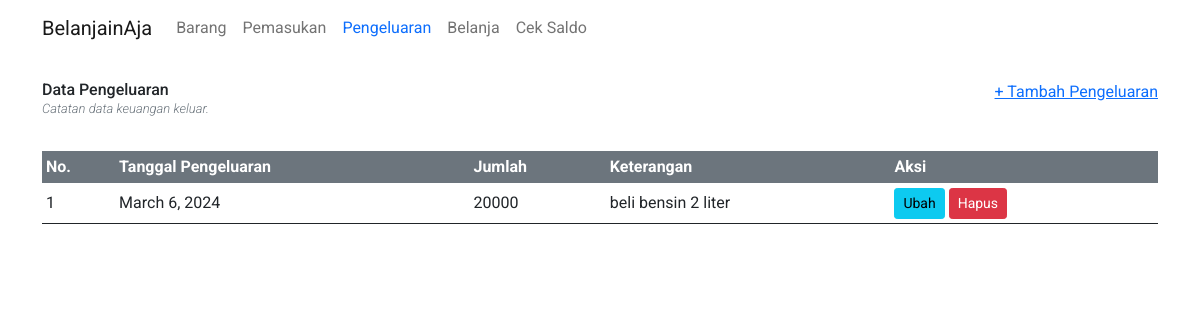
The page /belanjainaja/withdraw/ on the database as committed earlier.
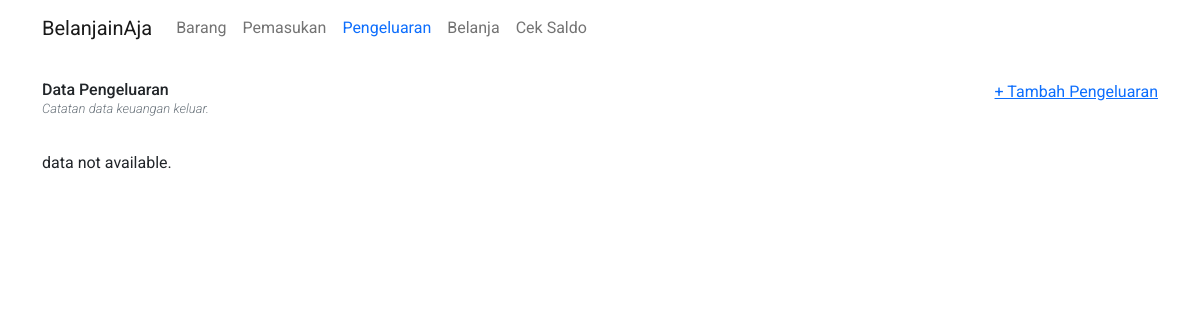
The same page on the database as committed later.
### belanjainaja/models.py (models this page shows)
class Withdraw(models.Model):
    pulled_on = models.DateField()
    amount = models.BigIntegerField()
    description = models.CharField(max_length=500, )

### belanjainaja/views/withdraw/__init__.py (the view)
# urls.py: path("", views.index, name="index"),
def index(request):
    latest_withdraw_list = Withdraw.objects.all()
    context = {
        "latest_withdraw_list": latest_withdraw_list
    }
    return render(request, "belanjainaja/withdraw/index.html", context=context)

### belanjainaja/templates/belanjainaja/withdraw/index.html (shortened to what this page needs)
{% extends "belanjainaja/base.html" %}
{% block content %}
<div class="d-flex justify-content-between mb-3">
  <div>
    <h6 class="mb-0">Data Pengeluaran</h6>
    <p class="text-secondary mt-0 fst-italic fw-light" style="font-size: 13px;">Catatan data keuangan keluar.</p>
  </div>
    <a href="{% url 'belanja:withdraw.create' %}">+ Tambah Pengeluaran</a>
  </div>
{% if not latest_withdraw_list %}
<p>data not available.</p>
{% else %}
<div class="table-responsive">
    <table class="table table-sm align-middle">
      <thead class="bg-secondary text-white">
        <tr>
          <th>No.</th>
          <th>Tanggal Pengeluaran</th>
          <th>Jumlah</th>
          <th>Keterangan</th>
          <th>Aksi</th>
        </tr>
      </thead>
      <tbody class="table-group-divider">
        {% for withdraw in latest_withdraw_list %}
        <tr>
          <td scope="row">{{forloop.counter}}</td>
          <td>{{withdraw.pulled_on}}</td>
          <td>{{withdraw.amount}}</td>
          <td>{{withdraw.description}}</td>
          <td class="d-flex justify-center align-items-center">
            <a href="{% url 'belanja:withdraw.update' withdraw.id %}" class="btn btn-sm btn-info me-1">Ubah</a>
            <form action="{% url 'belanja:withdraw.delete' withdraw.id %}" method="POST" class="mb-0">
              <button type="submit" class="btn btn-sm btn-danger">Hapus</button>
            </form>
          </td>
        </tr>
        {% endfor %}
      </tbody>
    </table>
  </div>
{% endif %}
{% endblock %}

Rows that differ between the two databases and show on the page:
removed Withdraw: pulled_on "March 6, 2024", amount "20000", description "beli bensin 2 liter"
Other text that changed with them:
text no longer shown: "No. Tanggal Pengeluaran Jumlah Keterangan Aksi"
text now shown: "data not available."
